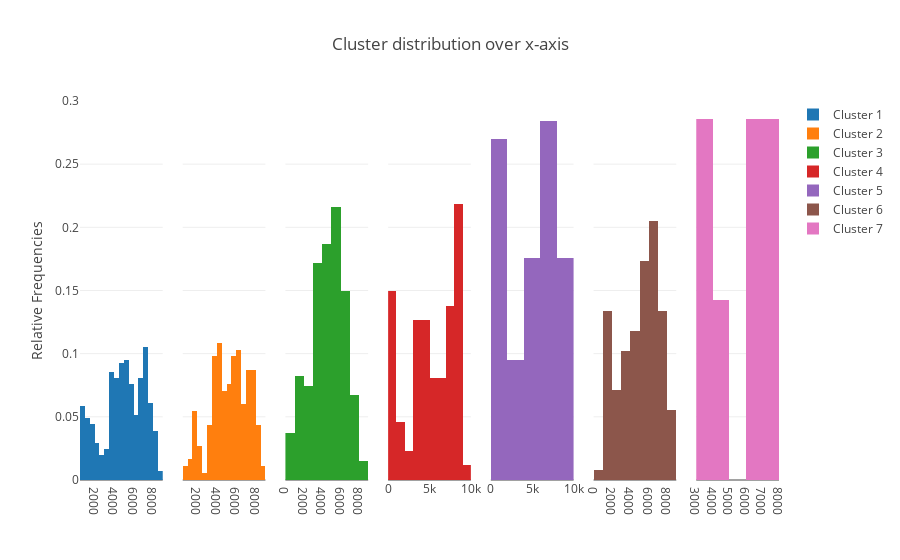

Notebook source saved alongside this figure:
### Markdown cell above
## Plots 4-6: Distribution of the labelled centroids across x, y and z axis
Histograms show the distribution of the labelled centroids. The bin sizes were not fixed for these plots. The function histogram_x/y/z() expects data sorted into subarrays by cluster label.

### Code cell
from plotly import tools
def histogram_x(data, i):
    trace = go.Histogram(
        x = data[:, 0],
        histnorm = 'probability', 
        name = 'Cluster {}'.format(i),
        
        )
    return trace
traces = [histogram_x(data, i+1) for i, data in enumerate(cluster_sorted_split)] 
fig = tools.make_subplots(rows = 1, cols = 7, shared_yaxes=True)
for i, trace in enumerate(traces):
    fig.append_trace(trace, 1, i+1)
    fig['layout'].update(title = 'Cluster distribution over x-axis', yaxis=dict(
        title = 'Relative Frequencies'),
        )
iplot(fig)

### Figure 1 — Plotly figure (JSON) as saved in the notebook; plotly's stock layout.template omitted (floating-point values rounded to 4 significant figures; data arrays with more than 128 entries replaced by an {"elided": "..."} marker saying what was removed)
{"data": [{"histnorm": "probability", "name": "Cluster 1", "type": "histogram", "x": {"elided": "409 int values"}, "xaxis": "x1", "yaxis": "y1"}, {"histnorm": "probability", "name": "Cluster 2", "type": "histogram", "x": {"elided": "184 int values"}, "xaxis": "x2", "yaxis": "y1"}, {"histnorm": "probability", "name": "Cluster 3", "type": "histogram", "x": {"elided": "134 int values"}, "xaxis": "x3", "yaxis": "y1"}, {"histnorm": "probability", "name": "Cluster 4", "type": "histogram", "x": [8485, 7203, 824, 6187, 6397, 486, 495, 8312, 2831, 444, 8915, 4320, 1157, 8932, 2874, 4282, 3655, 7529, 7605, 7834, 8290, 4958, 6404, 7091, 7374, 3624, 3098, 8304, 3357, 3564, 9389, 3143, 7829, 4615, 4090, 4324, 3778, 8215, 8650, 8479, 1086, 8531, 445, 7434, 8598, 7490, 199, 5851, 5210, 4963, 133, 654, 3602, 3642, 8685, 4696, 5112, 3369, 4781, 5030, 7785, 298, 1740, 7932, 8354, 5125, 6800, 1410, 8582, 7963, 5953, 8487, 802, 5256, 4473, 8388, 6715, 8108, 258, 6077, 4678, 318, 8432, 3895, 407, 6487, 8521], "xaxis": "x4", "yaxis": "y1"}, {"histnorm": "probability", "name": "Cluster 5", "type": "histogram", "x": [7240, 8332, 5034, 8488, 7456, 6942, 7989, 6992, 7481, 6135, 5852, 6116, 8016, 8977, 8695, 5210, 5098, 5072, 4767, 7600, 6919, 9087, 9446, 6620, 6438, 8740, 8343, 6275, 9107, 7100, 6518, 619, 4263, 7911, 7535, 7216, 7220, 6349, 6101, 4252, 4311, 1044, 656, 468, 721, 676, 8172, 332, 231, 513, 359, 310, 147, 258, 240, 130, 126, 3743, 684, 912, 582, 295, 8985, 8882, 3831, 4058, 3991, 3853, 3720, 4012, 3578, 4110, 2991, 4110], "xaxis": "x5", "yaxis": "y1"}, {"histnorm": "probability", "name": "Cluster 6", "type": "histogram", "x": [1121, 3046, 1166, 7754, 7772, 2183, 2858, 2944, 2960, 1174, 3096, 3313, 3445, 7040, 5098, 6837, 7159, 4641, 4431, 4516, 1241, 4849, 4221, 6954, 7536, 3842, 3350, 3946, 3930, 4390, 1838, 6967, 1431, 915, 5094, 1647, 8386, 1730, 1845, 1134, 1233, 1594, 1759, 8370, 1950, 1760, 1950, 2863, 3753, 4829, 2719, 2130, 2152, 2426, 3535, 3110, 3147, 4673, 5110, 5049, 3780, 5542, 1580, 5867, 4844, 6088, 6627, 6809, 6375, 6178, 5560, 6190, 6508, 5806, 5190, 5826, 5850, 5861, 6139, 5914, 5993, 5860, 6735, 7417, 6731, 6733, 6641, 6349, 8063, 7953, 6680, 7709, 5747, 5812, 8074, 6240, 7483, 7422, 8031, 5654, 5408, 5362, 6812, 6658, 6499, 6544, 6575, 7766, 8030, 6644, 4419, 7833, 7816, 7858, 6125, 7250, 7547, 8092, 4370, 4895, 4532, 4545, 4345, 6391, 5505, 5071, 7793], "xaxis": "x6", "yaxis": "y1"}, {"histnorm": "probability", "name": "Cluster 7", "type": "histogram", "x": [6270, 6040, 6001, 4510, 4317, 6822, 7801, 6730, 3529, 7423, 3802, 7131, 7667, 3857, 6389, 3598, 3696, 3611, 4197, 7777, 7416], "xaxis": "x7", "yaxis": "y1"}], "layout": {"title": "Cluster distribution over x-axis", "xaxis1": {"anchor": "y1", "domain": [0, 0.1184]}, "xaxis2": {"anchor": "free", "domain": [0.1469, 0.2653], "position": 0}, "xaxis3": {"anchor": "free", "domain": [0.2939, 0.4122], "position": 0}, "xaxis4": {"anchor": "free", "domain": [0.4408, 0.5592], "position": 0}, "xaxis5": {"anchor": "free", "domain": [0.5878, 0.7061], "position": 0}, "xaxis6": {"anchor": "free", "domain": [0.7347, 0.8531], "position": 0}, "xaxis7": {"anchor": "free", "domain": [0.8816, 1.0], "position": 0}, "yaxis": {"title": "Relative Frequencies"}, "yaxis1": {"anchor": "x1", "domain": [0, 1]}}}
